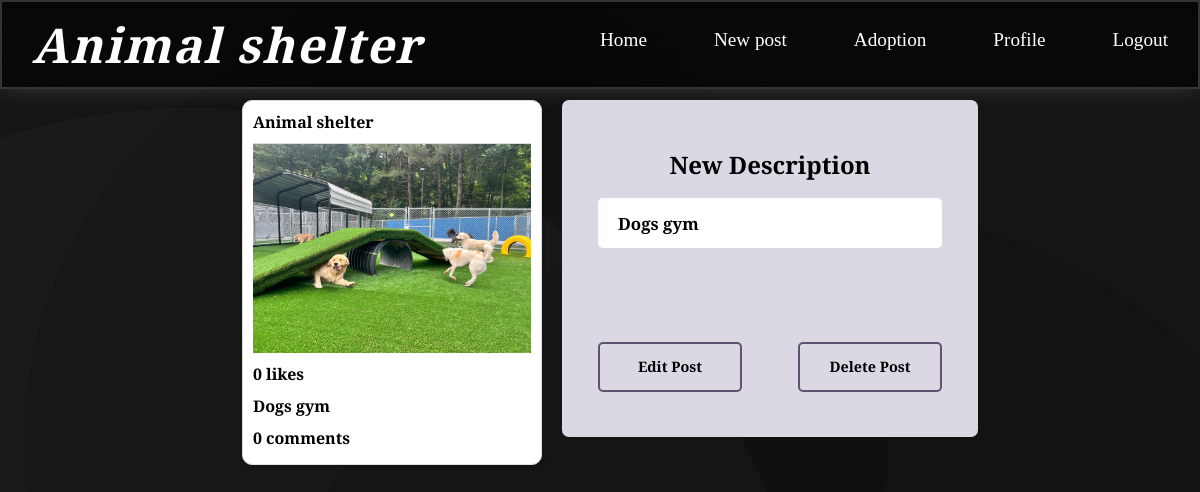
Page /edit_post.php?post_id=9 (signed in) on the committed database.
### tables this page shows
CREATE TABLE `posts` (
  `id` int(11) NOT NULL,
  `user_id` int(11) NOT NULL,
  `image` varchar(255) NOT NULL,
  `description` text DEFAULT NULL,
  `created_at` timestamp NOT NULL DEFAULT current_timestamp(),
  `likes` int(11) DEFAULT 0,
  `comments` int(11) DEFAULT 0
);

### edit_post.php (the view, shortened to what this page needs)
<?php
include('db.php');
$post_id = $_GET['post_id'];
$result = mysqli_query($con, "SELECT * FROM posts WHERE id = '$post_id'");
$post = mysqli_fetch_assoc($result);
?>
<!DOCTYPE html>
<html>
<head>
    <link rel="stylesheet" type="text/css" href="home.css">
    <link rel="stylesheet" type="text/css" href="form.css">
</head>
<body>
    <nav>
        <h1>Animal shelter</h1>
        <div class="nav-links">
            <a href="home.php">Home</a>
            <a href="new_post.php">New post</a>
            <a href="adoption.php">Adoption</a>
            <a href="profile.php">Profile</a>
            <a href="logout.php" class="logout">Logout</a>
        </div>
    </nav>
<div class="container-desc">
    <div class="post-desc">
        <div class="post-header">
            <span class="username">Animal shelter</span>
        </div>
        <div class="post-images">
            <img src="<?php echo $post['image']; ?>" alt="<?php echo $post['description']; ?>">
        </div>
        <div class="post-likes"><?php echo $post['likes']; ?> likes</div>
        <div class="post-description"><?php echo $post['description']; ?></div>
        <div class="post-comments"><?php echo $post['comments']; ?> comments</div>
    </div>
    <div class="form-container-desc">
        <h2>New Description</h2>
        <form method="post" action="">
            <header>
                <div class="set">
                    <div class="post-description">
                        <input type="text" id="description" name="description" value="<?php echo $post['description']; ?>" required>
                    </div>
                </div>
                <div class="set">
                    <footer>
                        <button type="submit" name="edit_post">Edit Post</button>
                        <button type="submit" name="delete_post">Delete Post</button>
                    </footer>
                </div>
            </header>
        </form>
    </div>
</div>
</body>
</html>

### home.css (style rules this page uses)
* { margin: 0; padding: 0; box-sizing: border-box; font-family: "Baskervville", serif; font-weight: 600; font-style: normal; }
body { min-height: 100vh; margin-top: 70px; background-image: radial-gradient(circle at 16% 83%, rgba(148, 148, 148, 0.06) 0%, rgba(148, 148, 148, 0.06) 50%, rgba(63, 63, 63, 0.06) 50%, rgba(63, 63, 63, 0.06) 100%), radial-gradient(circle at 68% 87%, rgba(66, 66, 66, 0.06) 0%, rgba(66, 66, 66, 0.06) 50%, rgba(105, 105, 105, 0.06) 50%, rgba(105, 105, 105, 0.06) 100%), radial-gradient(circle at 38% 50%, rgba(123, 123, 123, 0.06) 0%, rgba(123, 123, 123, 0.06) 50%, rgba(172, 172, 172, 0.06) 50%, rgba(172, 172, 172, 0.06) 100%), linear-gradient(90deg, hsl(18, 0%, 1%), hsl(18, 0%, 1%)); }
nav { display: flex; align-items: center; justify-content: space-between; padding: 10px 30px; backdrop-filter: blur(30px); background-color: rgba(0, 0, 0, 0.6); box-shadow: 0 -10px 30px rgba(227, 228, 237, 0.37); border: 2px solid rgba(255, 255, 255, 0.18); width: 100%; position: fixed; z-index: 100; top: 0; }
.nav-links { display:flex; justify-content: space-between; width: 50%; }
nav a { font-weight: 400; font-size: 1.2em; text-decoration: none; color: white; position: relative; display: inline-block; padding-bottom: 0.5em; }
nav a::before { content: ''; position: absolute; width: 0; height: 2px; bottom: 0; left: 50%; background-color: white; transition: all 0.5s ease; border-radius: 5px; }
@media screen and (min-width: 1025px) { h1 { font-size: 3em; } }
h1 { color: white; letter-spacing: 2px; font-style: italic; }
.post, .post-desc { background: #fff; border: 1px solid #ddd; border-radius: 10px; width: 300px; height: 450px; margin: 20px; margin-bottom: 0; padding: 10px; box-shadow: 0 2px 5px rgba(0,0,0,0.1); }
.post-header { display: flex; justify-content: space-between; align-items: center; padding-bottom: 10px; border-bottom: 1px solid #ddd; font-size: 1em; }
.username { font-weight: bold; }
.post-images { position: relative; }
.post-images img { height: 50%; width: 100%; object-fit: cover; }
.post-likes, .post-description, .post-comments, .post-time { padding: 5px 0; }

### form.css (style rules this page uses)
.container-comments, .container-desc { display: flex; flex-direction: row; flex-wrap: wrap; margin: 5em auto; width: fit-content; height: fit-content; }
.form-container-comments, .form-container-desc { height: fit-content; background-color: #dbd8e3; margin-top: 20px; border-radius: 7px; width: 26em; padding-bottom: 1em; }
.post-desc { height: fit-content; }
@media only screen and (min-width: 769px) { form .set { display: flex; flex-direction: row; flex-wrap: wrap; justify-content: space-between; padding: 0.5em 0; height: 5em; } }
@media only screen and (min-width: 769px) { form .set div:not(.radio-container):not(.pets-breed):not(.photo):not(.form-container-desc) { width: 40%; } }
.form-container-post h2, .form-container-comments h2, .form-container-desc h2 { padding-top: 2em; margin: 0 auto; width: fit-content; }
form { padding: 1.5em; font-size: 1.5em; display: flex; flex-direction: column; }
.container-comments form, .container-desc form { padding: 0 1.5em; }
.form-container-desc .set { width: 100% !important; }
.form-container-desc footer { width: 100% !important; }
.form-container-desc footer { display: flex; flex-direction: row; flex-wrap: wrap; justify-content: space-between; }
.post-description { width: 100% !important; }
form header { display: flex; flex-direction: column; }
form .set div:not(.radio-container):not(.pets-breed):not(.photo):not(.form-container-desc) { display: flex; flex-direction: column; }
form .set input { height: 3em; padding: 10px 20px; border: none; border-radius: 5px; font-size: 0.7em; }
footer button { margin-top: 2em; width: 10em; height: 3.5em; padding: 10px 20px; background-color: transparent; border: 2px solid #5c5470; border-radius: 5px; color: black; font-size: 0.6em; cursor: pointer; }

### rows in the picture
posts: image (picture), likes "0", description "Dogs gym", comments "0"
